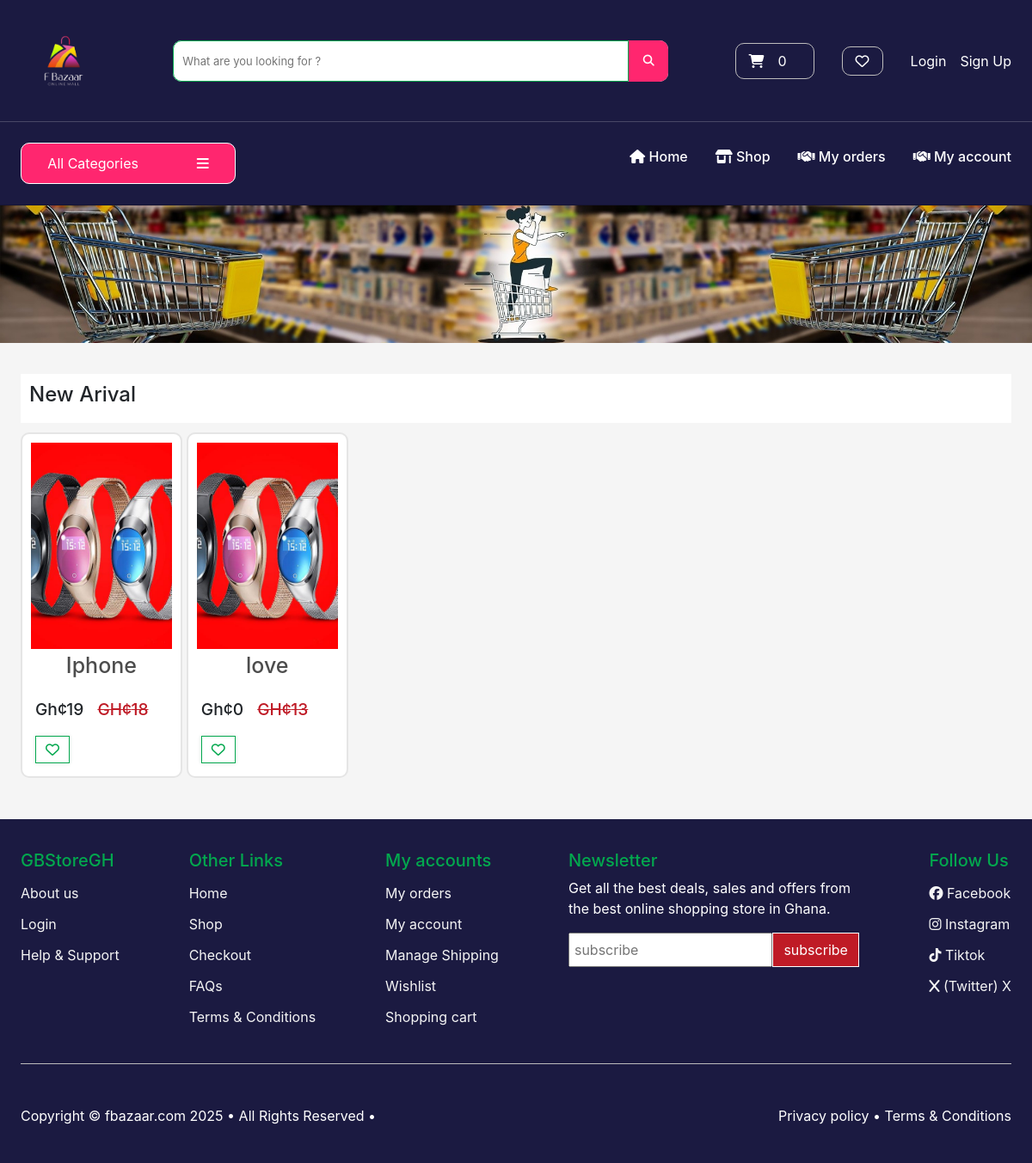
The app's page /product/ with its own data.
### store/models.py (models this page shows, shortened)
class Product(models.Model):
    category = models.ForeignKey(Category, related_name='product', on_delete=models.CASCADE)
    title = models.CharField(max_length=200)
    content = models.CharField(max_length=200, null=True)
    description1 = models.CharField(max_length=250, blank=True, default="")
    description2 = models.CharField(max_length=250, blank=True, default="")
    description3 = models.CharField(max_length=250, blank=True, default="")
    description4 = models.CharField(max_length=250, blank=True, default="")
    description5 = models.CharField(max_length=250, blank=True, default="")
    description6 = models.CharField(max_length=250, blank=True, default="")
    description7 = models.CharField(max_length=250, blank=True, default="")
    brand = models.CharField(max_length=100, default='un-branded')
    product_availability = models.CharField(max_length=20, choices=PRODUCT_AVAILABILITY, default='in stock')
    total_products = models.PositiveIntegerField(default=0)
    available_products = models.PositiveIntegerField(default=0)
    image1 = models.ImageField(upload_to='product1/img', default='default.jpg')
    image2 = models.ImageField(upload_to='product2/img', default='default.jpg')
    image3 = models.ImageField(upload_to='product3/img', default='default.jpg')
    normal_price = models.PositiveBigIntegerField(null=True)
    final_price = models.PositiveBigIntegerField()
    date_added = models.DateTimeField(auto_now_add=True)
    slug = models.SlugField(max_length=250, null=True)
    class Meta:
        verbose_name_plural = 'products'
        ordering = ['date_added',]
    def get_absolute_url(self):
        return reverse('product-info', args=[self.slug])

### store/views.py (the view)
# urls.py: path('product/', views.shop, name='shop'),
def shop(request):
    shops = Product.objects.all()
    if request.method == 'POST':
        email = request.POST['email']
        newletter = Newsletter(email=email)
        newletter.save()
        return redirect('index')
    context = {
        'shops': shops,
        'title': 'Shop'
    }
    return render(request, 'store/shop.html', context)

### cart/cart.py (called while the page is built)
    def __len__(self):
        return sum(item['qty'] for item in self.cart.values())

### cart/context_processors.py (called while the page is built)
def cart(request):
    return {'cart': Cart(request)}

### store/views.py (called while the page is built)
def categories(request):
    all_categories = Category.objects.all()
    return {'all_categories': all_categories}

### store/templates/store/shop.html (shortened to what this page needs)
{% extends 'store/base.html' %}
{% load static %}
{% block content %}
<div id="main-contents" style="display: none;">
  <div class="banner-container">
    <img src="{% static 'store/img/banner.jpg' %}" alt="Slide 2" />
  </div>
  <div class="product-main-container">
    <div class="product-container">
      <div class="heading">
        <h2>New Arival</h2>
      </div>
      <div class="product-dsiplay-grid">
        {% for product in shops %}
        <div class="product">
          <a href="{{ product.get_absolute_url }}">
            <img src="{{ product.image1.url }}" alt="{{ product.title }}" />
            <h4 style="font-size: 25px;">{{ product.title }}</h4>
          </a>
          <div class="product-details">
            <div class="price-wishlist-btn">
              <div class="price">
                <p>Gh¢{{ product.final_price }}</p>
                <p class="canceled">GH¢{{ product.normal_price }}</p>
              </div>
              <div class="add-to-wishlist">
                <a href="{% url 'add-to-wishlist' product.slug %}">
                  <button> <i class="fa-regular fa-heart"></i> </button>
                </a>
              </div>
            </div>
          </div>
        </div>
        {% endfor %}
      </div>
    </div>
  </div>
</div>
{% endblock %}

### store/static/store/styles.css (style rules this page uses)
* { padding: 0; margin: 0; text-decoration: none; list-style: none; box-sizing: border-box; }
:root { --black: #000; --red: #bf1b26; --white: #fff; --green: #03a84e; --blueBlack: #232f3e; --blue:#1b1a41; --pink: #ff266f; }
button { cursor: pointer; border: solid 1px; }
body { background-color: #f5f5f5; }
.product-main-container { padding: 2% 5%; }
.heading { width: 100%; display: flex; justify-content: space-between; align-items: center; background-color: var(--white); min-height: 7vh; padding: 10px; margin: 1% 0; border: 10px; }
.heading h2 { font-size: 1.5rem; }
.product { width: 100%; max-width: 300px; min-height: 40vh; background-color: var(--white); border: solid 2px rgba(0, 0, 0, 0.1); padding: 10px; position: relative; border-radius: 10px; transition: transform 0.3s ease; }
.product h4 { font-size: 1rem; color: rgba(0, 0, 0, 0.7); text-align: center; padding: 4px 0; }
.product img { width: 100%; height: 30vh; object-fit: cover; }
.product-dsiplay-grid { display: grid; gap: 5px; grid-template-columns: 1fr 1fr 1fr 1fr 1fr 1fr; }
.canceled { color: var(--red); text-decoration: line-through; }
.price { display: flex; gap: 1rem; align-items: center; font-weight: 500; }
.product-details, .add-to-cart-button { width: 100%; }
.price-wishlist-btn { padding: 2px 0; justify-content: space-between; flex-wrap: wrap; align-items: center; padding: 5px ; }
.price-wishlist-btn p { padding-top: 5px; font-size: 1.2rem; }
.add-to-wishlist { display: flex; width: 100%; gap: 1rem; }
.add-to-wishlist button { color: var(--green); font-size: 1rem; background-color: var(--white); box-shadow: 0 0 5px rgba(0, 0, 0, 0.1); padding:3px; width: 40px; min-height: 4vh; }
.banner-container img { width: 100%; height: 20vh; object-fit: cover; }
@media (max-width: 1280px) { .first-header, .checkout-form-containers, .second-header, .third-header, .page-header, .product-main-container, .cart-main-container, .copy-right, .contact-us-container, .faq-main { padding: 2% 2%; } }

### records on screen
Product: image1 (picture), title "Iphone", final_price "19", normal_price "18"
Product: image1 (picture), title "love", final_price "0", normal_price "13"
